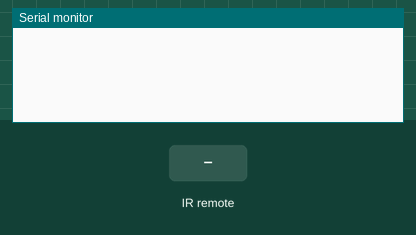
Simulated run of this sketch. Board: Arduino Uno, built with avr-gcc and run on an emulated ATmega328P. Parts: the last lines printed to the serial monitor. The test bench sets the inputs (shaded band).

Above: at 1.2 s.
1.3 s: infrared code 0xB946FF00 received
At 1.4 s:
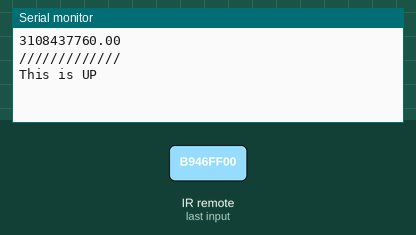
At 3.93 s:
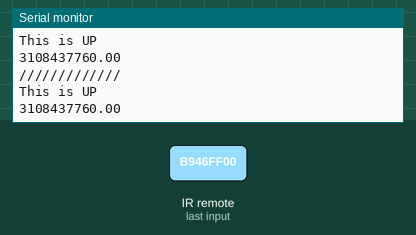

The sketch:

IRReceiver_new.ino
```cpp
#include <IRremote.h>
int RECV_PIN = 8;
IRrecv irrecv(RECV_PIN);
decode_results results;

void setup()
{
  Serial.begin(9600);
  irrecv.enableIRIn(); // Start the receiver
}

void loop()
{
  if (IrReceiver.decode())
  {
    double thevalue=IrReceiver.decodedIRData.decodedRawData;
    Serial.println(thevalue);
    irrecv.resume(); // Receive the next value
    Serial.println("/////////////");
    if (thevalue == 3108437760 )
    {
      Serial.println("This is UP");
    }
    if (thevalue == 3927310080 )
    {
      Serial.println("This is DOWN");
    }
  }
  delay(100);


}
```

Measured:
- after the input at 1.3 s, the serial monitor: prints a new line at once (image 1)
